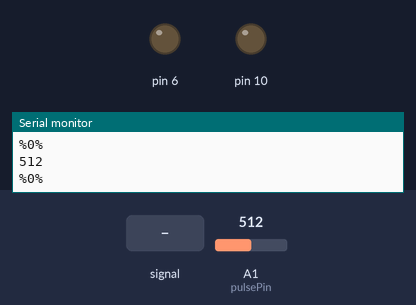
The sketch below on a simulated Arduino Uno, built with avr-gcc and run on an emulated ATmega328P. Parts: output pins drawn as LEDs (lit = HIGH), the last lines printed to the serial monitor. The inputs (shaded band) are chosen by the test bench; at power-on: A1 (pulsePin) = 512.

Above: at 1.2 s.
1.3 s: A1 (pulsePin) fed a 200 Hz sine of ±81 counts around its level
At 2.7 s:
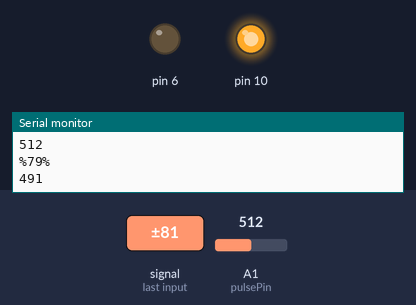
Timing chart, 0 to 4.3 s (numbered marks = the images above; inputs shaded):
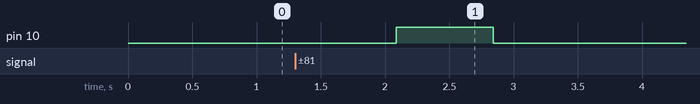

Measured:
- after the input at 1.3 s, pin 10: LOW → HIGH after 0.79 s, → LOW 0.76 s later

The sketch:

BipSensor.ino
```cpp
// Cardiac Pulse Monitor Bip TM

#define USE_ARDUINO_INTERRUPTS true

volatile int pulsePin = 1;                   // Sensor is connected in the pin A0
// These variables are volatile beacause they're used in Interupt.ino
volatile int BPM;                   // Beats per minute
volatile int Signal;                // Sensor data entry
volatile int IBI = 600;             // Time between pulses
volatile boolean Pulse = false;     // True when the pulse wave is high, false when is low
volatile boolean QS = false;        // Quantified Self is true when the Arduino search a heart pulse
int Threshold = 550;
float seno;
int frequencia;
unsigned long tempo;

void setup()
{
 Serial.begin(9600);                // Starts the serial Monitor
 pinMode(10,OUTPUT);
 pinMode(6,OUTPUT);
 interruptSetup();                  // Activate the BPM reading function
}

void loop()
{
 int pulso = analogRead(A1);        //Read the value from the sensor in Analog A0
 String charac;
  charac = "%";
  String str_BPM;
  str_BPM = BPM;
  str_BPM.concat(charac);
  charac.concat(str_BPM);
 Serial.println(charac);
  Serial.println(pulso);
if(40 < BPM && BPM < 80)
{
alarme();
}
else
{
analogWrite(6,0);
digitalWrite(10,LOW);
}

  if (QS == true){                  // Quantified Self is true when the Arduino search a heart pulse
    QS = false;                     // Reseting Quantified Self
  }

}


void alarme()
{
 digitalWrite(10,HIGH);
 for(int x=0;x<180;x++)
{

  seno=(sin(x*3.1416/180));
  frequencia = 2000+(int(seno*1000));
  analogWrite(6,frequencia);
}
}
```

Interrupt.ino
```cpp
volatile int rate[10];                    // array to hold last ten IBI values
volatile unsigned long sampleCounter = 0;          // used to determine pulse timing
volatile unsigned long lastBeatTime = 0;           // used to find IBI
volatile int P =512;                      // used to find peak in pulse wave, seeded
volatile int T = 512;                     // used to find trough in pulse wave, seeded
volatile int thresh = 512;                // used to find instant moment of heart beat, seeded
volatile int amp = 100;                   // used to hold amplitude of pulse waveform, seeded
volatile boolean firstBeat = true;        // used to seed rate array so we startup with reasonable BPM
volatile boolean secondBeat = false;      // used to seed rate array so we startup with reasonable BPM

void interruptSetup(){
  // Initializes Timer2 to throw an interrupt every 2mS.
  TCCR2A = 0x02;     // DISABLE PWM ON DIGITAL PINS 3 AND 11, AND GO INTO CTC MODE
  TCCR2B = 0x06;     // DON'T FORCE COMPARE, 256 PRESCALER
  OCR2A = 0X7C;      // SET THE TOP OF THE COUNT TO 124 FOR 500Hz SAMPLE RATE
  TIMSK2 = 0x02;     // ENABLE INTERRUPT ON MATCH BETWEEN TIMER2 AND OCR2A
  sei();             // MAKE SURE GLOBAL INTERRUPTS ARE ENABLED
}

// THIS IS THE TIMER 2 INTERRUPT SERVICE ROUTINE.
// Timer 2 makes sure that we take a reading every 2 miliseconds
ISR(TIMER2_COMPA_vect){                         // triggered when Timer2 counts to 124
  cli();                                      // disable interrupts while we do this
  Signal = analogRead(pulsePin);              // read the Pulse Sensor
  sampleCounter += 2;                         // keep track of the time in mS with this variable
  int N = sampleCounter - lastBeatTime;       // monitor the time since the last beat to avoid noise

    //  find the peak and trough of the pulse wave
  if(Signal < thresh && N > (IBI/5)*3){       // avoid dichrotic noise by waiting 3/5 of last IBI
    if (Signal < T){                        // T is the trough
      T = Signal;                         // keep track of lowest point in pulse wave

    }
  }

  if(Signal > thresh && Signal > P){          // thresh condition helps avoid noise
    P = Signal;                             // P is the peak
  }                                        // keep track of highest point in pulse wave

  //  NOW IT'S TIME TO LOOK FOR THE HEART BEAT
  // signal surges up in value every time there is a pulse
  if (N > 250){                                   // avoid high frequency noise
    if ( (Signal > thresh) && (Pulse == false) && (N > (IBI/5)*3) ){
      Pulse = true;                               // set the Pulse flag when we think there is a pulse

        IBI = sampleCounter - lastBeatTime;         // measure time between beats in mS
      lastBeatTime = sampleCounter;               // keep track of time for next pulse

      if(secondBeat){                        // if this is the second beat, if secondBeat == TRUE
        secondBeat = false;                  // clear secondBeat flag
        for(int i=0; i<=9; i++){             // seed the running total to get a realisitic BPM at startup
          rate[i] = IBI;
        }
      }

      if(firstBeat){                         // if it's the first time we found a beat, if firstBeat == TRUE
        firstBeat = false;                   // clear firstBeat flag
        secondBeat = true;                   // set the second beat flag
        sei();                               // enable interrupts again
        return;                              // IBI value is unreliable so discard it
      }


      // keep a running total of the last 10 IBI values
      word runningTotal = 0;                  // clear the runningTotal variable

      for(int i=0; i<=8; i++){                // shift data in the rate array
        rate[i] = rate[i+1];                  // and drop the oldest IBI value
        runningTotal += rate[i];              // add up the 9 oldest IBI values
      }

      rate[9] = IBI;                          // add the latest IBI to the rate array
      runningTotal += rate[9];                // add the latest IBI to runningTotal
      runningTotal /= 10;                     // average the last 10 IBI values
      BPM = 60000/runningTotal;               // how many beats can fit into a minute? that's BPM!
      QS = true;                              // set Quantified Self flag
      // QS FLAG IS NOT CLEARED INSIDE THIS ISR
    }
  }

  if (Signal < thresh && Pulse == true){   // when the values are going down, the beat is over

    Pulse = false;                         // reset the Pulse flag so we can do it again
    amp = P - T;                           // get amplitude of the pulse wave
    thresh = amp/2 + T;                    // set thresh at 50% of the amplitude
    P = thresh;                            // reset these for next time
    T = thresh;
  }

  if (N > 2500){                           // if 2.5 seconds go by without a beat
    thresh = 512;                          // set thresh default
    P = 512;                               // set P default
    T = 512;                               // set T default
    lastBeatTime = sampleCounter;          // bring the lastBeatTime up to date
    firstBeat = true;                      // set these to avoid noise
    secondBeat = false;                    // when we get the heartbeat back
  }

  sei();                                   // enable interrupts when youre done!
}// end isr
```
